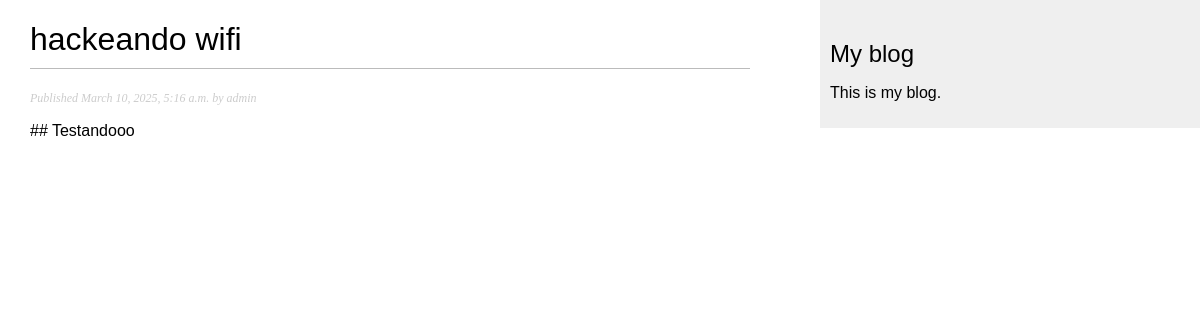
The app's page /blog/2025/3/10/hackeando-wifi/ with its own data.
### blogApp/models.py (models this page shows, shortened)
class Post(models.Model):
    class Status(models.TextChoices):
        DRAFT = 'DF', 'Draft'
        PUBLISHED = 'PB', 'Published'
    author = models.ForeignKey(
        settings.AUTH_USER_MODEL,
        on_delete=models.CASCADE,
        related_name='blog_posts'
    )
    title = models.CharField(max_length=250)    # CharField that translates into a varchar
    slug = models.SlugField(max_length=250, unique_for_date='publish')
    body = models.TextField()                   # TextField field that translates into a TEXT
    publish = models.DateTimeField(default=timezone.now)
    created = models.DateTimeField(auto_now_add=True) # auto_now_add - will be saved automatically when creating an object
    updated = models.DateTimeField(auto_now=True) # will be updated automatically when saving an object
    status = models.CharField(
        max_length=2,
        choices=Status,
        default=Status.DRAFT
    )
    objects = models.Manager() # The default manager
    published = PublishedManager() # Our custom manager
    """
    Tip: Utilizing the auto_now_add and auto_now datetime fields in your Django models is highly
    beneficial for tracking the creation and last modification times of objects.
    """
    class Meta:
        ordering = ['-publish'] # Sorting results by the publish field.
        indexes = [
            models.Index(fields=['-publish']),
        ]

### blogApp/views.py (the view)
def post_detail(request, year, month, day, post):
    post = get_object_or_404(
        Post,
        status=Post.Status.PUBLISHED,
        slug=post,
        publish__year=year,
        publish__month=month,
        publish__day=day
    )
    return render(
        request,
        'blog/post/detail.html',
        {'post': post}
    )

### blogApp/templates/blog/post/detail.html (shortened to what this page needs)
{% extends "blog/base.html" %}
{% block content %}
  <h1>{{ post.title }}</h1>
  <p class="date">
    Published {{ post.publish }} by {{ post.author }}
  </p>
  {{ post.body|linebreaks }}
{% endblock %}

### blogApp/static/css/blog.css (style rules this page uses)
body { margin:0; padding:0; font-family:helvetica, sans-serif; }
h1 { font-weight:normal; border-bottom:1px solid #bbb; padding:0 0 10px 0; }
p.date { color:#ccc; font-family: georgia, serif; font-size: 12px; font-style: italic; }

### records on screen
Post: title "hackeando wifi", publish "March 10, 2025, 5:16 a.m.", author "admin", body "## Testandooo"
